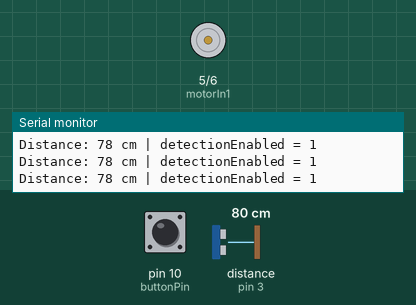
Bench run of a sketch on a simulated Arduino Uno, built with avr-gcc and run on an emulated ATmega328P. Parts: motor-driver pin pairs drawn as motors (green arrow = first pin HIGH = forward, orange = second pin HIGH = backward, longer = more drive, scaled by the enable pin), the last lines printed to the serial monitor. Wiring (inferred from the names in the program): ultrasonic range finder: trigger pin 2; echo pin 3. The test bench sets the inputs (shaded band); at power-on: pin 10 (buttonPin) HIGH, distance to the obstacle (sensor on pin 3) 80 cm. The echo pulse lasts 58.3 µs per cm.

Above: at 1.2 s.
1.3 s: pin 10 (buttonPin) pulled LOW for 1 s
At 1.73 s:
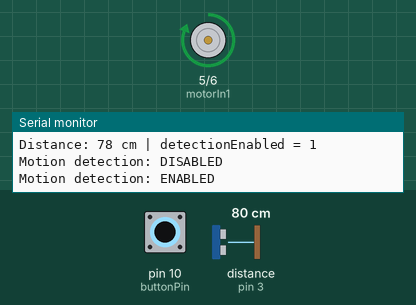
3.9 s: distance to the obstacle (sensor on pin 3) set to 23 cm
6.9 s: distance to the obstacle (sensor on pin 3) set to 18 cm
At 7.4 s:
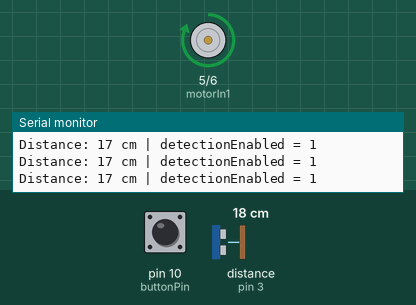
9.9 s: distance to the obstacle (sensor on pin 3) set to 60 cm
At 10.4 s:
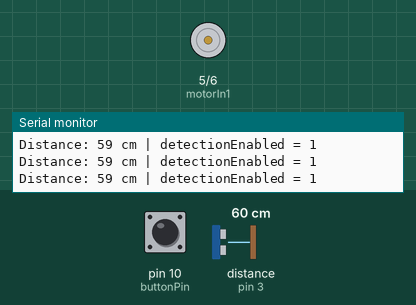
11.4 s: distance to the obstacle (sensor on pin 3) set to 2 cm
At 12.8 s:
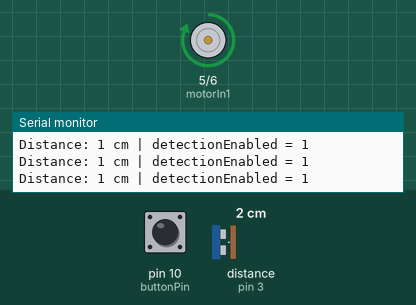
Timing chart, 0 to 14.4 s (numbered marks = the images above; inputs shaded):
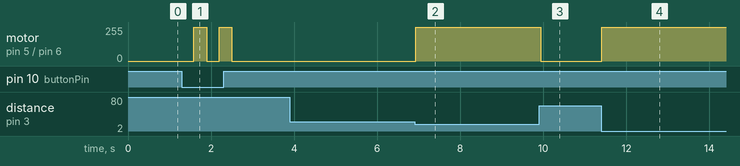

Measured:
- the behaviour switches between 21 and 20 cm on distance to the obstacle (sensor on pin 3) (found by bisection; images 1 and 2)
- after the input at 1.3 s, motor on pin 5 (motorIn1) / pin 6 (motorIn2): alternates forward 255/255 for 0.31 s and stopped for 0.30 s, 4 changes in all, then stays stopped, starting after 0.29 s
- after the input at 6.9 s, motor on pin 5 (motorIn1) / pin 6 (motorIn2): stopped → forward 255/255 at once
- after the input at 9.9 s, motor on pin 5 (motorIn1) / pin 6 (motorIn2): forward 255/255 → stopped at once
- after the input at 11.4 s, motor on pin 5 (motorIn1) / pin 6 (motorIn2): stopped → forward 255/255 at once

The sketch:

fanmotiondetection.ino
```cpp
// button pi9in
const int buttonPin = 10;   // Button: one side to D10, other to GND

// ultrasonic sensor pins
const int trigPin = 2;
const int echoPin = 3;

// L293D motor control pins
const int enablePin = 7;    // L293D pin 1
const int motorIn1  = 5;    // L293D pin 2
const int motorIn2  = 6;    // L293D pin 7

long duration;
int distance;

// 1 = motion detection enabled, 0 = disabled (fan always ON)
int detectionEnabled = 1;

void setup() {
  // Ultrasonic
  pinMode(trigPin, OUTPUT);
  pinMode(echoPin, INPUT);

  // Motor driver
  pinMode(enablePin, OUTPUT);
  pinMode(motorIn1, OUTPUT);
  pinMode(motorIn2, OUTPUT);
  digitalWrite(enablePin, HIGH);  // enable driver

  // Button with internal pull-up
  pinMode(buttonPin, INPUT_PULLUP);

  Serial.begin(9600);
  Serial.println("System starting...");
}

void loop() {
  // button toggle
  if (digitalRead(buttonPin) == LOW) {   // button pressed
    detectionEnabled = !detectionEnabled;
    Serial.print("Motion detection: ");
    Serial.println(detectionEnabled ? "ENABLED" : "DISABLED");
    delay(250);  // simple debounce so one press = one toggle
  }

  // detection disabled - fan always on
  if (!detectionEnabled) {
    // keep ultrasonic idle
    digitalWrite(trigPin, LOW);

    // fan ON (forward)
    digitalWrite(motorIn1, HIGH);
    digitalWrite(motorIn2, LOW);

    delay(50);
    return;  // skip ultrasonic logic
  }

  // detection enabled - tell arduino to use ultrasonic

  // Trigger ultrasonic pulse
  digitalWrite(trigPin, LOW);
  delayMicroseconds(2);
  digitalWrite(trigPin, HIGH);
  delayMicroseconds(10);
  digitalWrite(trigPin, LOW);

  // Read echo pulse
  duration = pulseIn(echoPin, HIGH);
  distance = duration * 0.034 / 2;  // cm

  Serial.print("Distance: ");
  Serial.print(distance);
  Serial.print(" cm | detectionEnabled = ");
  Serial.println(detectionEnabled);

  // < 20 cm → fan ON, else OFF
  if (distance > 0 && distance < 20) {
    digitalWrite(motorIn1, HIGH);
    digitalWrite(motorIn2, LOW);
  } else {
    digitalWrite(motorIn1, LOW);
    digitalWrite(motorIn2, LOW);
  }

  delay(50);
}
```
